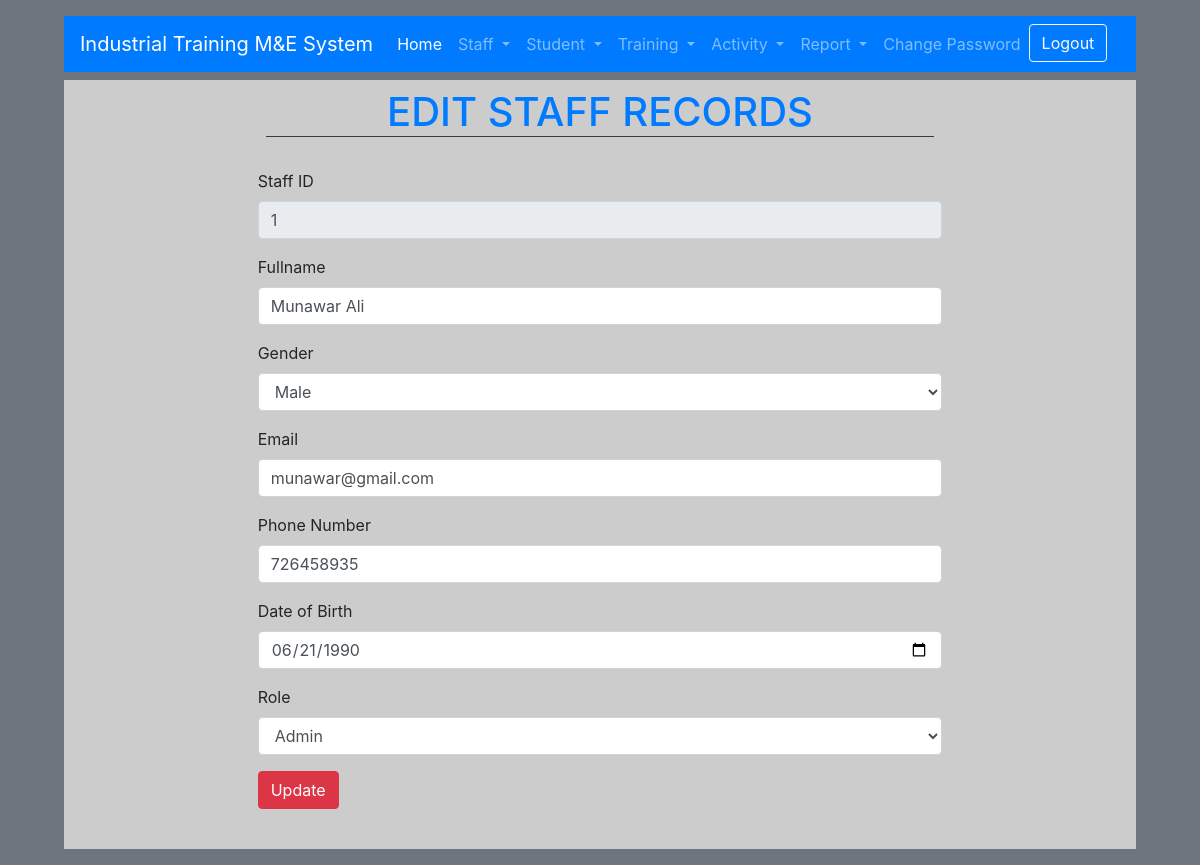
/SchoolSupervisor/Staff/update.php?id=1, run on the app's committed database.
### tables this page shows
CREATE TABLE `staff` (
  `id` int(11) NOT NULL,
  `fullname` varchar(255) NOT NULL,
  `birthdate` date NOT NULL,
  `sex` enum('Male','Female','','') NOT NULL,
  `email` varchar(255) NOT NULL,
  `password` varchar(255) NOT NULL,
  `phonenumber` int(11) NOT NULL,
  `role` enum('Admin','School_Supervisor','Industrial_Supervisor','') NOT NULL,
  `posted` timestamp NOT NULL DEFAULT CURRENT_TIMESTAMP
);

### SchoolSupervisor/Staff/update.php (the view, shortened to what this page needs)
<?php
  $filePath='../../connection.php';
  if(!file_exists($filePath)){
    echo 'Connection File not found';
  }else{
      if($_SERVER['REQUEST_METHOD']=='GET'){
                    if(isset($_GET['id'])){
                        $id=$_GET['id'];
                        $slct="SELECT * FROM staff WHERE id='".$id."'";
                        $result=$conn->query($slct) or die($conn->error);
                        if($result->num_rows > 0){
                            $row=$result->fetch_assoc();
                        }
                    }
      }
  }
?>
<doctype html>
<html lang="en">
  <head>
    <link rel="stylesheet" href="../../css/bootstrap.min.css">
  </head>
  <body>
    <div class="container-fluid bg-secondary p-3">
<?php include "../navbar.php"; ?>
     <div class="row justify-content-center mx-5 pb-2" style="background: #ccc;">
              <form class="form col-8" action="" method="post">
                <div class="form-group  text-center p-2">
                      <h1 class="text-primary border-bottom border-dark "> EDIT STAFF RECORDS</h1>
                  </div>
                   <div class="form-group  ">
                      <label >Staff ID</label>
                      <input class="form-control" type="text"  name="id" value="<?php echo $row['id']; ?>" readonly>
                  </div>
                  <div class="form-group  ">
                      <label >Fullname</label>
                      <input class="form-control" type="text"  name="fullname" value="<?php echo $row['fullname']; ?>">
                  </div>
                  <div class="form-group  ">
                      <label >Gender</label>
                      <?php
                        switch ($row['sex']){
                          case 'Male': echo '<select name="sex" class="form-control" required><option selected>Male</option><option>Female</option></select>';
                          break;
                       } ?>
                  </div>
                  <div class="form-group  ">
                      <label >Email</label>
                      <input class="form-control" type="email" name="email" value="<?php echo $row['email']; ?>">
                  </div>
                   <div class="form-group  ">
                      <label >Phone Number</label>
                      <input class="form-control" type="number"  name="phone" value="<?php echo $row['phonenumber']; ?>">
                  </div>
                  <div class="form-group  ">
                      <label >Date of Birth</label>
                      <input class="form-control" type="date" name="birthdate" value="<?php echo $row['birthdate']; ?>">
                  </div>
                  <div class="form-group  ">
                      <label >Role</label>
                      <?php
                        switch ($row['role']){
                          case 'Admin': echo '<select name="role" class="form-control" required><option selected>Admin</option><option>school-supervisor</option><option>industrial-supervisor</option></select>';
                          break;
                       } ?>
                  </div>
                  <div class="form-group">
                      <button class="btn btn-danger" type="submit" name="update">Update</button>
                  </div>
              </form>
    </div>
      </div>
  </body>
</html>

### data on the page
staff: id "1", fullname "Munawar Ali", email "munawar@gmail.com", phone "726458935", birthdate "06/21/1990"
